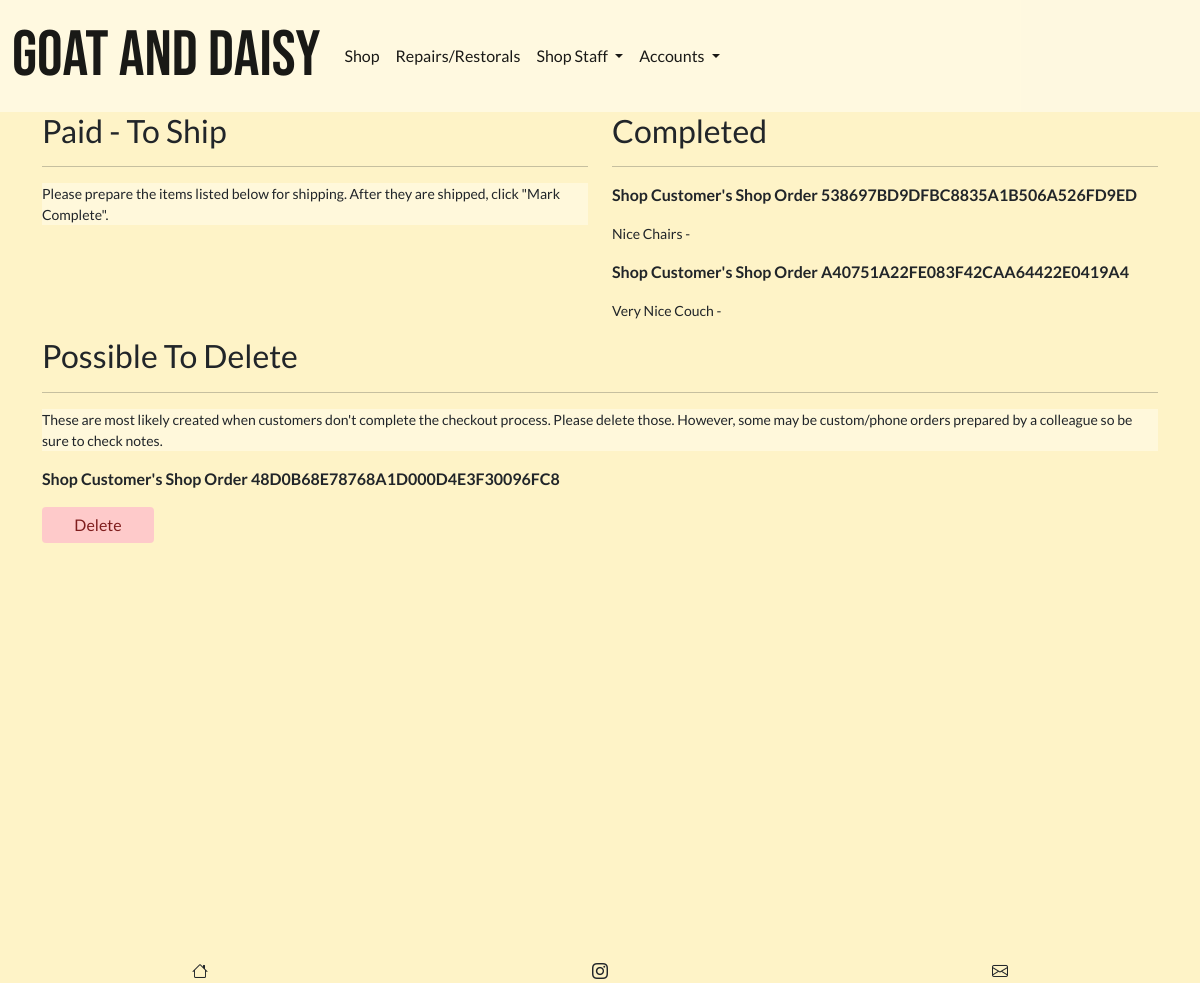
The page /shop/all-shop-orders/ (signed in) on the database as committed earlier.
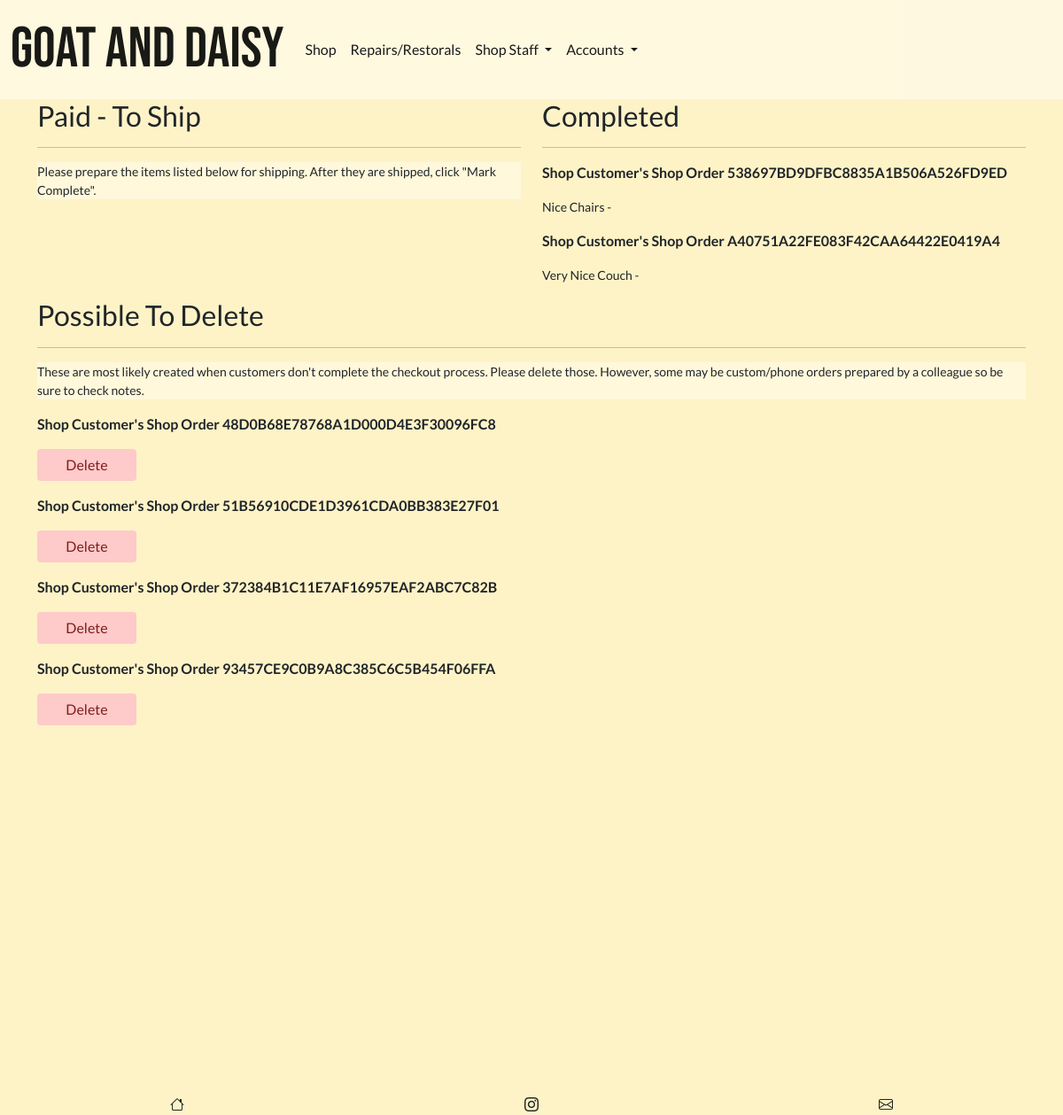
The same page on the database as committed later.
### invoices/models.py (models this page shows, shortened)
class BaseInvoice(models.Model):
    date_created = models.DateField(auto_now_add=True)
    order_number = models.CharField(max_length=100, editable=False)
    full_name = models.CharField(max_length=100, null=True, blank=True)
    email = models.EmailField(null=True, blank=True)
    address1 = models.CharField(max_length=100, null=True, blank=True)
    address2 = models.CharField(max_length=100, null=True, blank=True)
    postcode = models.CharField(max_length=40, null=True, blank=True)
    town_or_city = models.CharField(max_length=40, null=True, blank=True)
    country = models.CharField(max_length=40, null=True, blank=True)
    notes = models.TextField(null=True, blank=True)
    order_amount = models.DecimalField(
        max_digits=12, decimal_places=2, default=0)
    shipping_cost = models.DecimalField(
        max_digits=12, decimal_places=2, default=0)
    order_total = models.DecimalField(
        max_digits=12, decimal_places=2, default=0)
    is_completed = models.BooleanField(default=False)
    paid_on = models.DateTimeField(null=True, blank=True)

class ShopCustomerInvoice(BaseInvoice):
    def __str__(self):
        return self.full_name + "'s Shop Order " + self.order_number

class BaseInvoice(models.Model):
    date_created = models.DateField(auto_now_add=True)
    order_number = models.CharField(max_length=100, editable=False)
    full_name = models.CharField(max_length=100, null=True, blank=True)
    email = models.EmailField(null=True, blank=True)
    address1 = models.CharField(max_length=100, null=True, blank=True)
    address2 = models.CharField(max_length=100, null=True, blank=True)
    postcode = models.CharField(max_length=40, null=True, blank=True)
    town_or_city = models.CharField(max_length=40, null=True, blank=True)
    country = models.CharField(max_length=40, null=True, blank=True)
    notes = models.TextField(null=True, blank=True)
    order_amount = models.DecimalField(
        max_digits=12, decimal_places=2, default=0)
    shipping_cost = models.DecimalField(
        max_digits=12, decimal_places=2, default=0)
    order_total = models.DecimalField(
        max_digits=12, decimal_places=2, default=0)
    is_completed = models.BooleanField(default=False)
    paid_on = models.DateTimeField(null=True, blank=True)

### shop/views.py (the view)
# urls.py: path('all-shop-orders/', views.AllShopOrders.as_view(), name="all_shop_orders"),
class AllShopOrders(GroupRequiredMixin, View):
    group_required = ['Shop Staff']
    def get(self, request, *args, **kwargs):
        queryset = ShopCustomerInvoice.objects.all()
        context = {
            'invoices': queryset,
        }
        return render(request, 'shop/all_shop_orders.html', context)

### invoices/contexts.py (called while the page is built, shortened)
def shopping_cart(request):
    template_cart = []
    products_count = 0
    order_amount = 0
    shipping = 0
    cart = request.session.get('cart', {})
    for item in enumerate(template_cart):
        products_count += 1
    order_total = order_amount + shipping
    stripe_total = round(order_total * 100)
    context = {
        'template_cart': template_cart,
        'products_count': products_count,
        'order_amount': order_amount,
        'shipping': shipping,
        'order_total': order_total,
        'stripe_total': stripe_total,
    }
    return context

### profiles/group_mixin_decorator.py (called while the page is built)
    def dispatch(self, request, *args, **kwargs):
        if not request.user.is_authenticated:
            raise PermissionDenied
        else:
            user_groups = []
            for group in request.user.groups.values_list('name', flat=True):
                user_groups.append(group)
            if len(set(user_groups).intersection(self.group_required)) <= 0:
                raise PermissionDenied
        return super(GroupRequiredMixin, self).dispatch(request, *args, **kwargs)

### profiles/templatetags/user_in_group_tag.py (called while the page is built)
@register.filter(name='has_group')
def has_group(user, group_name):
    try:
        group = Group.objects.get(name=group_name)
    except Group.DoesNotExist:
        return False
    return group in user.groups.all()

### shop/templates/shop/all_shop_orders.html (shortened to what this page needs)
{% extends 'base.html' %}
{% load static %}
{% block extra_css %}
<link rel="stylesheet" href="{% static 'css/home_bg_image_trans.css' %}">
{% endblock %}
{% block content %}
<div class="row">
    <div class="col"><h2>Paid - To Ship</h2>
        <hr>
        <p class="small transparent-bg">Please prepare the items listed below for shipping. After they are shipped, click "Mark Complete". </p>
        </div>
    <div class="col"><h2>Completed</h2>
        <hr>
        {% for invoice in invoices %}
        {% if invoice.is_completed %}
        <p><strong>{{ invoice }}</strong></p>
        {% if invoice.notes %}
        <p class="small">{{ invoice.notes }}</p>
        {% endif %}
        {% endif %}
        {% endfor %}</div>
</div>
<div class="row">
    <div class="col"><h2>Possible To Delete</h2>
        <hr>
        <p class="small transparent-bg">These are most likely created when customers don't complete the checkout process. Please delete those. However, some may be custom/phone orders prepared by a colleague so be sure to check notes.</p>
        {% for invoice in invoices %}
        {% if not invoice.is_completed %}
        {% if not invoice.is_paid %}
        <p><strong>{{ invoice }}</strong></p>
        <a href="{% url 'delete_invoice' invoice.id %}">
            <p class="btn btn-danger">Delete</p>
        </a>
        {% endif %}
        {% endif %}
        {% endfor %}</div>
    </div>
{% endblock %}

### templates/base.html (shortened to what this page needs)
{% load static %}
{% load user_in_group_tag %}
<!doctype html>
<html lang="en">
  <head>
    <link href="https://cdn.jsdelivr.net/npm/bootstrap@5.1.3/dist/css/bootstrap.min.css" rel="stylesheet">
    <link rel="stylesheet" href="https://cdn.jsdelivr.net/npm/bootstrap-icons@1.8.1/font/bootstrap-icons.css">
    <link rel="stylesheet" href="{% static 'css/tw-colours.css' %}">
    <link rel="stylesheet" href="{% static 'css/site_base_custom.css' %}">
    {% block extra_css %}
    {% endblock %}
  </head>
  <body>
    <nav class="navbar fixed-top navbar-expand-md navbar-light bg-light">
      <div class="container-fluid">
        <a class="navbar-brand" href="{% url 'index' %}">Goat And Daisy</a>
        <div class="collapse navbar-collapse" id="navbarSupportedContent">
          <ul class="navbar-nav me-auto mb-2 mb-lg-0">
            <li class="nav-item">
              <a class="nav-link active" aria-current="page" href="{% url 'shop' %}">Shop</a>
            </li>
            <li class="nav-item">
              <a class="nav-link active" aria-current="page" href="{% url 'workshop' %}">Repairs/Restorals</a>
            </li>
                {% if request.user|has_group:"Shop Staff" %}
              <li class="nav-item dropdown">
                <a class="nav-link active dropdown-toggle" href="#" id="navbarDropdown" role="button" data-bs-toggle="dropdown" aria-expanded="false">
                  Shop Staff
                </a>
                  </li> <li><a class="dropdown-item" href="{% url 'staff_manage_items' %}">Manage Inventory</a></li>
                </ul></li>
                {% endif %}
                <li class="nav-item dropdown">
                  <a class="nav-link active dropdown-toggle" href="#" id="navbarDropdown" role="button" data-bs-toggle="dropdown" aria-expanded="false">
                    Accounts
                  </a>
            </li>
        </div>
      </div>
    </nav>
    <main class="container">
    {% block content %}
    {% endblock %}
    </main>
  <footer style="display:flex; justify-content:space-around;">
    <i class="bi bi-house footer-icon" style="margin:0 auto;"></i>
    <i class="bi bi-instagram footer-icon" style="margin:0 auto;"></i>
    <i class="bi bi-envelope footer-icon" style ="margin:0 auto;"></i>
  </footer>
  </body>
</html>

### static/css/site_base_custom.css (style rules this page uses)
body { background-color: var(--amber-100); font-family: "Lato", sans-serif; }
main { margin-top: 7rem; }
.btn { min-width: 7rem; }
.btn-danger { background-color: var(--red-200); color: var(--red-900); border: unset; }
a { color: var(--sky-800); font-weight: 400; }
.navbar-brand { font-family: "Bebas Neue", sans-serif; font-size: 4rem; padding: 0; }
.bg-light { background: #fffbebb6 !important; }
.transparent-bg { background-color: #fffbeb8f; min-width: fit-content; }
footer { margin-top: 50vh; }

### static/css/home_bg_image_trans.css (style rules this page uses)
body { background-image: url("../img/index-25-flip.jpg"); background-repeat: no-repeat; background-size: cover; background-attachment: fixed; }

Rows that differ between the two databases and show on the page:
added ShopCustomerInvoice: order_number "Shop Customer's Shop Order 51B56910CDE1D3961CDA0BB383E27F01", shown under "Possible To Delete"
added ShopCustomerInvoice: order_number "Shop Customer's Shop Order 372384B1C11E7AF16957EAF2ABC7C82B", shown under "Possible To Delete"
added ShopCustomerInvoice: order_number "Shop Customer's Shop Order 93457CE9C0B9A8C385C6C5B454F06FFA", shown under "Possible To Delete"
